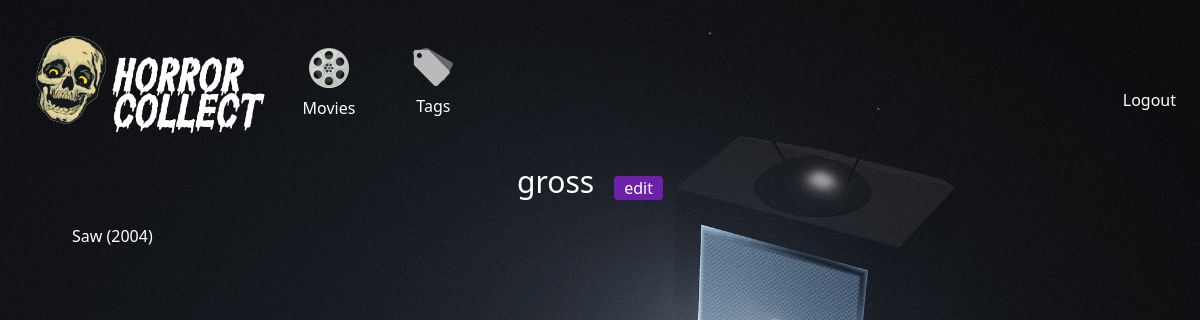
/tags/1 (signed in), run on the app's committed database.
### app/models.py (models this page shows)
class Tag(db.Model):
  id = db.Column(db.Integer, primary_key=True)
  name = db.Column(db.String(255), nullable=False)
  user_id = db.Column(db.Integer, db.ForeignKey('user.id'), nullable=False)
  user = db.relationship('User', back_populates='tags')
  movies = db.relationship('Movie', secondary='movie_tags', back_populates='tags')

class Movie(db.Model):
  id = db.Column(db.Integer, primary_key=True)
  title = db.Column(db.String(255), nullable=False)
  release_year = db.Column(db.String(4))
  img_url = db.Column(db.String(255), nullable=False)
  user_id = db.Column(db.Integer, db.ForeignKey('user.id'), nullable=False)
  user = db.relationship('User', back_populates='movies')
  tags = db.relationship('Tag', secondary='movie_tags', back_populates='movies')

### app/controllers/tags.py (the view)
@tags.route('/tags/<id>', methods=['GET'])
@login_required
def show(id):
  tag = Tag.query.get(id)
  if tag in current_user.tags:
    return render_template('tags/show.html', tag=tag)
  else:
    flash('that is not yours')
    return redirect(url_for('tags.index'))

### app/__init__.py (called while the page is built)
@login_manager.user_loader
def load_user(user_id):
    return User.query.get(int(user_id))

### app/templates/tags/show.html
{% extends 'layouts/base.html' %} {% block content %}
<main>
  <div class="flex flex-row w-full justify-center items-end">
    <p class="text-3xl w-fit">{{ tag.name }}</p>
    <a class="button bg-purple-800 my-0" href="{{ url_for('tags.edit', id=tag.id) }}">edit</a>
  </div>
  <div class="gallery">
    {% for movie in tag.movies %}
      <a
        href="{{ url_for('movies.show', id=movie.id) }}"
        class="movie">
        <p class="">{{ movie.title }} ({{ movie.release_year }})</p>
      </a>
    {% endfor %}
  </div>
</main>
{% endblock %}

### app/static/style.css (style rules this page uses)
.movie { margin: 1rem; border-radius: 2px; padding: 8px; display: flex; align-items: end; display:flex; flex-direction: column; align-items: center; }
.button { padding: 0px 10px; background-color: rgb(0, 97, 146); border-radius: 4px; margin: 20px; color: white; height: fit-content; }
.gallery { display:flex; flex-direction: row; justify-content: left; flex-wrap: wrap; }
main { max-width: 1500px; display:flex; flex-direction: column; margin: 3rem 5rem; margin: 1rem 0; padding: 0 3rem; }

### data on the page
Tag: name "gross"
Movie: title "Saw", release_year "2004"
